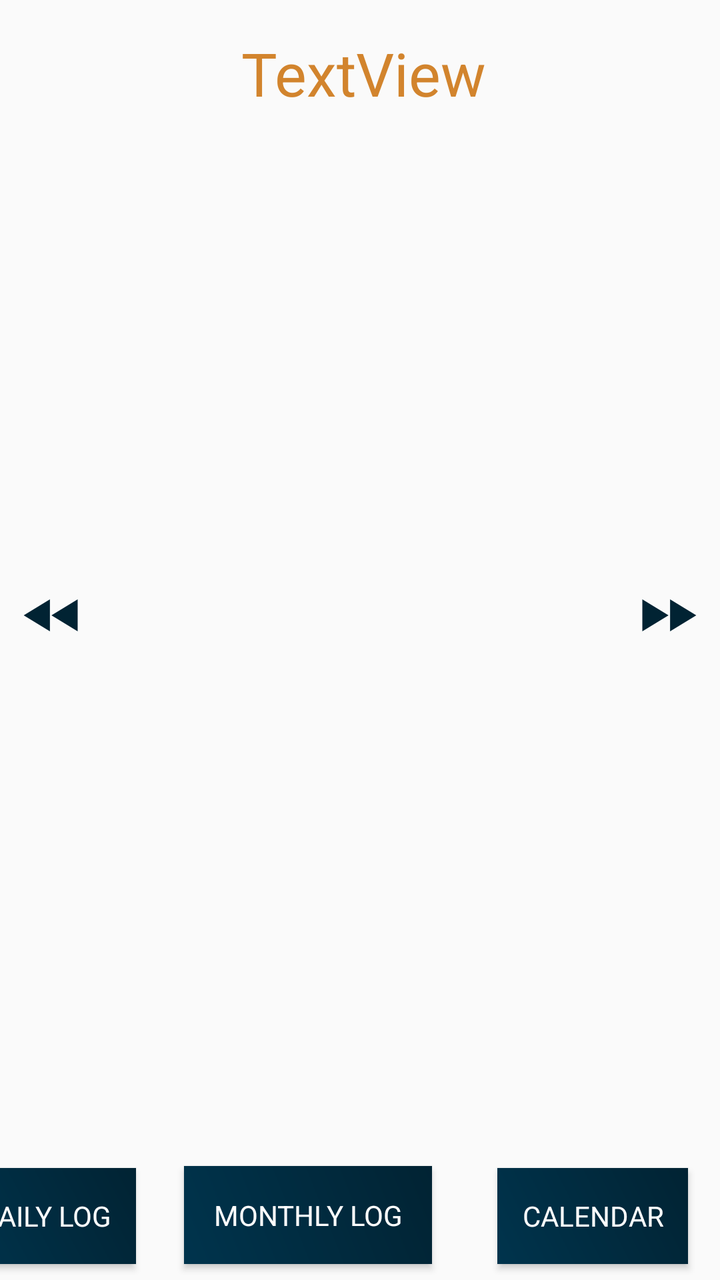
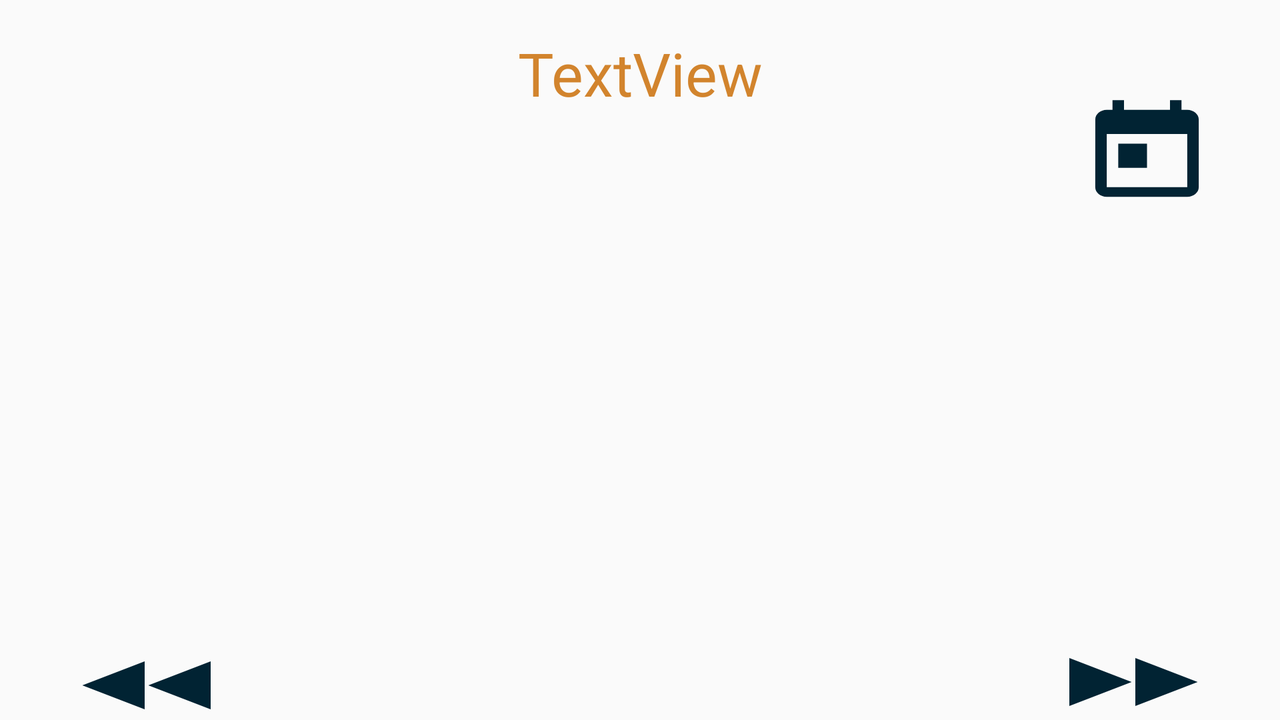

One screen, two layout resources from the same app: the default and the repository's alternative for another configuration. Each is rendered where Android would select it; the XML of both is given below.
<!-- AndroidManifest.xml: application theme AppTheme -->
<!-- res/layout/activity_future_log.xml -->
<?xml version="1.0" encoding="utf-8"?>
<android.support.constraint.ConstraintLayout
    xmlns:android="http://schemas.android.com/apk/res/android"
    xmlns:app="http://schemas.android.com/apk/res-auto"
    xmlns:tools="http://schemas.android.com/tools"
    android:layout_width="match_parent"
    android:layout_height="match_parent"
    tools:context=".FutureLogActivity">

    <TextView
        android:id="@+id/Year"
        android:layout_width="158dp"
        android:layout_height="57dp"
        android:layout_marginStart="8dp"
        android:layout_marginTop="8dp"
        android:layout_marginEnd="8dp"
        android:layout_marginBottom="8dp"
        android:gravity="center"
        android:text="TextView"
        android:textColor="@color/colorAccent"
        android:textSize="30dp"
        app:layout_constraintBottom_toBottomOf="parent"
        app:layout_constraintEnd_toEndOf="parent"
        app:layout_constraintHorizontal_bias="0.509"
        app:layout_constraintStart_toStartOf="parent"

        app:layout_constraintTop_toTopOf="parent"
        app:layout_constraintVertical_bias="0.0" />

    <ListView
        android:id="@+id/listofMonthsinYear"
        android:layout_width="283dp"
        android:layout_height="445dp"
        android:layout_marginStart="8dp"
        android:layout_marginTop="8dp"
        android:layout_marginEnd="8dp"
        android:layout_marginBottom="8dp"
        app:layout_constraintBottom_toBottomOf="parent"
        app:layout_constraintEnd_toEndOf="parent"
        app:layout_constraintHorizontal_bias="0.505"
        app:layout_constraintStart_toStartOf="parent"
        app:layout_constraintTop_toTopOf="parent" />

    <Button
        android:id="@+id/previousYear"
        android:layout_width="37dp"
        android:layout_height="32dp"
        android:layout_marginStart="8dp"
        android:layout_marginTop="8dp"
        android:layout_marginEnd="8dp"
        android:layout_marginBottom="8dp"
        android:background="@drawable/ic_backword"
        app:layout_constraintBottom_toBottomOf="parent"
        app:layout_constraintEnd_toEndOf="parent"
        app:layout_constraintHorizontal_bias="0.0"
        app:layout_constraintStart_toStartOf="parent"
        app:layout_constraintTop_toTopOf="parent"
        app:layout_constraintVertical_bias="0.479" />

    <Button
        android:id="@+id/nextYear"
        android:layout_width="37dp"
        android:layout_height="32dp"
        android:layout_marginStart="8dp"
        android:layout_marginTop="8dp"
        android:layout_marginEnd="8dp"
        android:layout_marginBottom="8dp"
        android:background="@drawable/ic_forward"
        app:layout_constraintBottom_toBottomOf="parent"
        app:layout_constraintEnd_toEndOf="parent"
        app:layout_constraintHorizontal_bias="1.0"
        app:layout_constraintStart_toStartOf="parent"
        app:layout_constraintTop_toTopOf="parent"
        app:layout_constraintVertical_bias="0.479" />

    <Button
        android:id="@+id/goToDailyLogFromFutureLog"
        android:layout_width="wrap_content"
        android:layout_height="wrap_content"
        android:layout_marginTop="5dp"
        android:layout_marginEnd="292dp"
        android:layout_marginBottom="8dp"
        android:background="@drawable/button_color_design"
        android:fontFamily="sans-serif"
        android:text="Daily Log"
        android:textColor="@color/white"
        android:textSize="14sp"
        app:layout_constraintBottom_toBottomOf="parent"
        app:layout_constraintEnd_toEndOf="parent"
        app:layout_constraintTop_toTopOf="parent"
        app:layout_constraintVertical_bias="1.0" />

    <Button
        android:id="@+id/goToMonthlyLogFromFutureLog"
        android:layout_width="124dp"
        android:layout_height="49dp"
        android:layout_marginTop="5dp"
        android:layout_marginEnd="144dp"
        android:layout_marginBottom="8dp"
        android:background="@drawable/button_color_design"
        android:fontFamily="sans-serif"
        android:text="Monthly Log"
        android:textColor="@color/white"
        android:textSize="14sp"
        app:layout_constraintBottom_toBottomOf="parent"
        app:layout_constraintEnd_toEndOf="parent"
        app:layout_constraintTop_toTopOf="parent"
        app:layout_constraintVertical_bias="1.0" />

    <Button
        android:id="@+id/goToCalendarFromFutureLog"
        android:layout_width="wrap_content"
        android:layout_height="wrap_content"
        android:layout_marginTop="5dp"
        android:layout_marginEnd="16dp"
        android:layout_marginBottom="8dp"
        android:background="@drawable/button_color_design"
        android:fontFamily="sans-serif"
        android:text="Calendar"
        android:textColor="@color/white"
        android:textSize="14sp"
        app:layout_constraintBottom_toBottomOf="parent"
        app:layout_constraintEnd_toEndOf="parent"
        app:layout_constraintTop_toTopOf="parent"
        app:layout_constraintVertical_bias="1.0" />




</android.support.constraint.ConstraintLayout>
<!-- resources referenced by this layout -->
<resources>
  <color name="colorAccent">#D2842D</color>
  <color name="white">#FFFFFF</color>
  <!-- drawable button_color_design (drawable) -->
  <?xml version="1.0" encoding="utf-8"?>
      <shape xmlns:android="http://schemas.android.com/apk/res/android" android:shape="rectangle">
          <gradient android:startColor="#00344D"
              android:endColor="#012333" android:angle="45">
          </gradient>
  
          <padding android:left="6pt"
              android:bottom="5pt"
              android:right="6pt"
              android:top="5pt">
  
          </padding>
          <stroke android:color="#ffffff"></stroke>
      </shape>
  <!-- drawable ic_backword (drawable-anydpi) -->
  <vector xmlns:android="http://schemas.android.com/apk/res/android"
      android:width="24dp"
      android:height="24dp"
      android:viewportWidth="24"
      android:viewportHeight="24"
      android:tint="#012333">
      <path
          android:fillColor="#FF000000"
          android:pathData="M11,18L11,6l-8.5,6 8.5,6zM11.5,12l8.5,6L20,6l-8.5,6z"/>
  </vector>
  <!-- drawable ic_forward (drawable-anydpi) -->
  <vector xmlns:android="http://schemas.android.com/apk/res/android"
      android:width="24dp"
      android:height="24dp"
      android:viewportWidth="24"
      android:viewportHeight="24"
      android:tint="#012333">
      <path
          android:fillColor="#FF000000"
          android:pathData="M4,18l8.5,-6L4,6v12zM13,6v12l8.5,-6L13,6z"/>
  </vector>
  <style name="AppTheme" parent="Theme.AppCompat.Light.DarkActionBar">
          
          <item name="colorPrimary">@color/colorPrimary</item>
          <item name="colorPrimaryDark">@color/colorPrimaryDark</item>
          <item name="colorAccent">@color/colorAccent</item>
      </style>
  <color name="colorPrimary">#00344D</color>
  <color name="colorPrimaryDark">#012333</color>
</resources>
<!-- res/layout-land/activity_future_log.xml (the repository's variant of the layout above) -->
<!-- drawn on the phone turned sideways -->
<?xml version="1.0" encoding="utf-8"?>
<android.support.constraint.ConstraintLayout
    xmlns:android="http://schemas.android.com/apk/res/android"
    xmlns:app="http://schemas.android.com/apk/res-auto"
    xmlns:tools="http://schemas.android.com/tools"
    android:layout_width="match_parent"
    android:layout_height="match_parent"
    tools:context=".FutureLogActivity">

    <TextView
        android:id="@+id/Year"
        android:layout_width="158dp"
        android:layout_height="57dp"
        android:layout_marginStart="8dp"
        android:layout_marginTop="8dp"
        android:layout_marginEnd="8dp"
        android:gravity="center"
        android:text="TextView"
        android:textColor="@color/colorAccent"
        android:textSize="30dp"
        app:layout_constraintEnd_toEndOf="parent"
        app:layout_constraintStart_toStartOf="parent"
        app:layout_constraintTop_toTopOf="parent"

        />

    <ListView
        android:id="@+id/listofMonthsinYear"
        android:layout_width="708dp"
        android:layout_height="257dp"
        android:layout_marginStart="8dp"
        app:layout_constraintStart_toStartOf="parent"
        app:layout_constraintTop_toBottomOf="@+id/Year" />

    <Button
        android:id="@+id/previousYear"
        android:layout_width="wrap_content"
        android:layout_height="wrap_content"
        android:layout_marginStart="32dp"
        android:layout_marginTop="8dp"
        android:layout_marginBottom="8dp"
        android:background="@drawable/ic_backword"
        app:layout_constraintBottom_toBottomOf="parent"
        app:layout_constraintStart_toStartOf="parent"
        app:layout_constraintTop_toBottomOf="@+id/listofMonthsinYear"
        app:layout_constraintVertical_bias="0.448" />

    <Button
        android:id="@+id/nextYear"
        android:layout_width="wrap_content"
        android:layout_height="wrap_content"
        android:layout_marginTop="8dp"
        android:layout_marginEnd="32dp"
        android:layout_marginBottom="8dp"
        android:background="@drawable/ic_forward"
        app:layout_constraintBottom_toBottomOf="parent"
        app:layout_constraintEnd_toEndOf="parent"
        app:layout_constraintTop_toBottomOf="@+id/listofMonthsinYear" />

    <Button
        android:id="@+id/goToCalendar"
        android:layout_width="69dp"
        android:layout_height="58dp"
        android:layout_marginTop="8dp"
        android:layout_marginEnd="32dp"
        android:layout_marginBottom="8dp"
        android:background="@drawable/ic_kalender"
        app:layout_constraintBottom_toBottomOf="parent"
        app:layout_constraintEnd_toEndOf="parent"
        app:layout_constraintTop_toTopOf="parent"
        app:layout_constraintVertical_bias="0.139" />


</android.support.constraint.ConstraintLayout>
<!-- resources referenced by the variant -->
<!-- as the phone turned sideways resolves them -->
<resources>
  <color name="colorAccent">#D2842D</color>
  <!-- drawable ic_backword (drawable-anydpi) -->
  <vector xmlns:android="http://schemas.android.com/apk/res/android"
      android:width="24dp"
      android:height="24dp"
      android:viewportWidth="24"
      android:viewportHeight="24"
      android:tint="#012333">
      <path
          android:fillColor="#FF000000"
          android:pathData="M11,18L11,6l-8.5,6 8.5,6zM11.5,12l8.5,6L20,6l-8.5,6z"/>
  </vector>
  <!-- drawable ic_forward (drawable-anydpi) -->
  <vector xmlns:android="http://schemas.android.com/apk/res/android"
      android:width="24dp"
      android:height="24dp"
      android:viewportWidth="24"
      android:viewportHeight="24"
      android:tint="#012333">
      <path
          android:fillColor="#FF000000"
          android:pathData="M4,18l8.5,-6L4,6v12zM13,6v12l8.5,-6L13,6z"/>
  </vector>
  <!-- drawable ic_kalender (drawable-anydpi) -->
  <vector xmlns:android="http://schemas.android.com/apk/res/android"
      android:width="24dp"
      android:height="24dp"
      android:viewportWidth="24"
      android:viewportHeight="24"
      android:tint="#012333">
      <path
          android:fillColor="#FF000000"
          android:pathData="M19,3h-1L18,1h-2v2L8,3L8,1L6,1v2L5,3c-1.11,0 -1.99,0.9 -1.99,2L3,19c0,1.1 0.89,2 2,2h14c1.1,0 2,-0.9 2,-2L21,5c0,-1.1 -0.9,-2 -2,-2zM19,19L5,19L5,8h14v11zM7,10h5v5L7,15z"/>
  </vector>
  <style name="AppTheme" parent="Theme.AppCompat.Light.DarkActionBar">
          
          <item name="colorPrimary">@color/colorPrimary</item>
          <item name="colorPrimaryDark">@color/colorPrimaryDark</item>
          <item name="colorAccent">@color/colorAccent</item>
      </style>
  <color name="colorPrimary">#00344D</color>
  <color name="colorPrimaryDark">#012333</color>
</resources>
